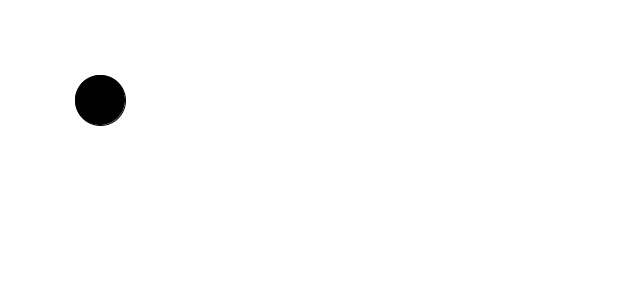
Frame 1 (no input)
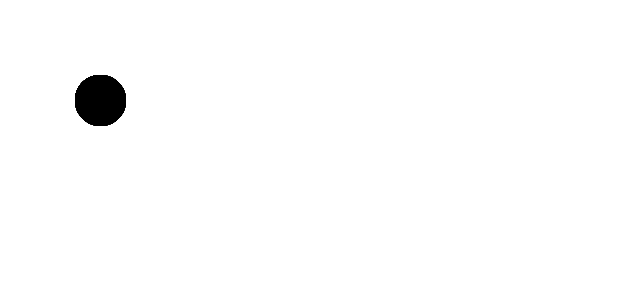
Frame 60 (the mouse pressed at the canvas centre just before this capture)
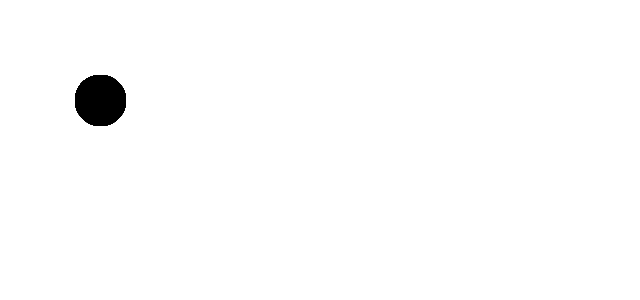
Frame 120 (the mouse held since frame 60 and released just before this capture)

The Processing sketch that drew these frames (run headless with seeded random() and noise(); from frame 60 on, the mouse is pressed at the canvas centre):

// Processing sketch: DemoProj
// ── DemoProj.pde
void setup(){
  size(640,300);
  background(255,255,255);
  

}

void draw(){ 
  fill(0,0,0);
  circle(100,100,50);
  
}
